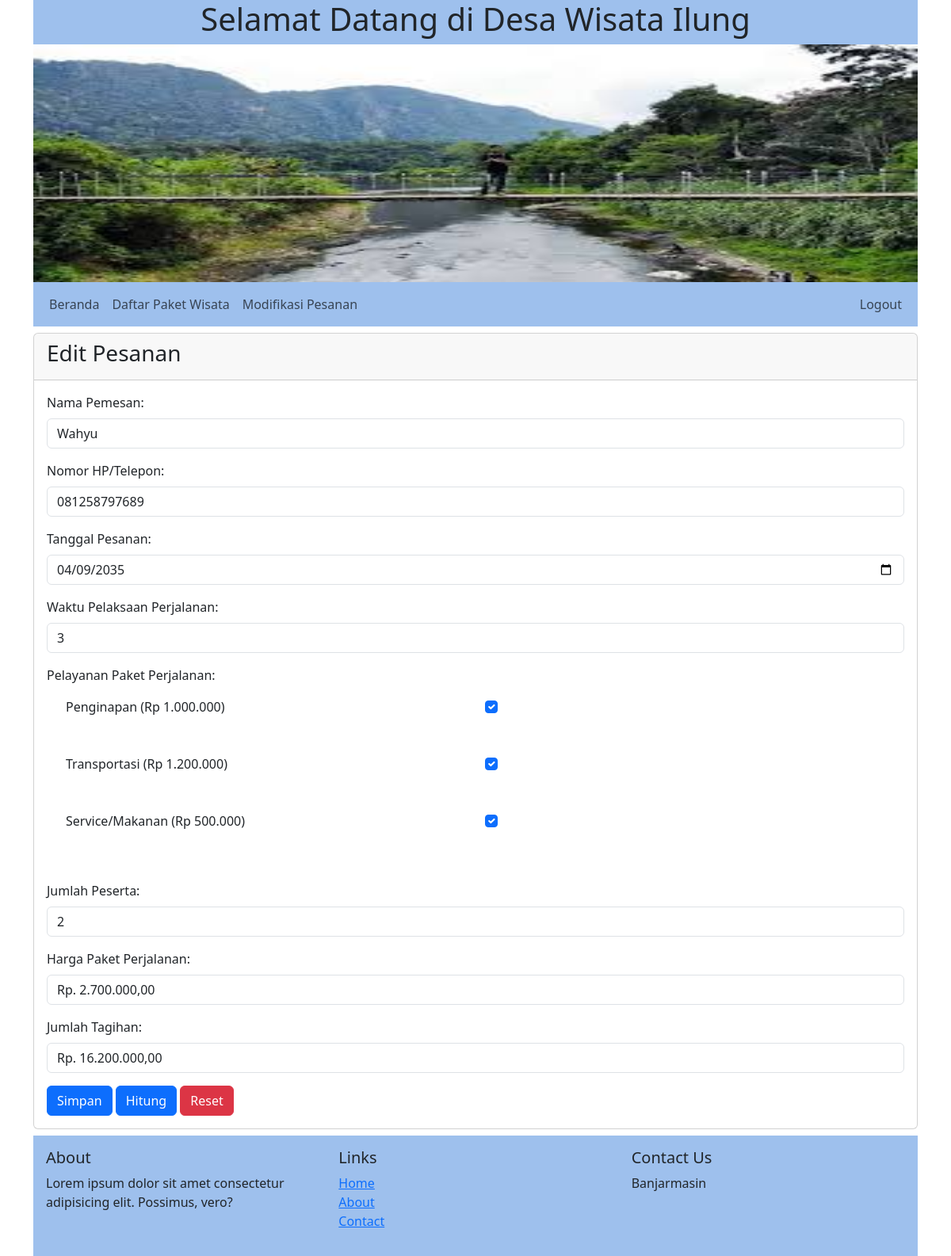
Screenshot of /editPesanan.php?id=1 (signed in) with the database file from the repository.
### tables this page shows
CREATE TABLE `pesanan` (
  `id` int NOT NULL,
  `nama_pemesan` varchar(100) NOT NULL,
  `no_hp` varchar(15) NOT NULL,
  `tanggal_pesanan` date NOT NULL,
  `jumlah_hari` int NOT NULL,
  `penginapan` enum('Y','N') NOT NULL,
  `transportasi` enum('Y','N') NOT NULL,
  `service` enum('Y','N') NOT NULL,
  `jumlah_peserta` int NOT NULL,
  `harga_paket` decimal(10,2) NOT NULL,
  `jumlah_tagihan` decimal(10,2) NOT NULL
);

### editPesanan.php (the view, shortened to what this page needs)
<?php
include 'db/koneksi.php';
$id = $_GET['id'];
$query = "SELECT * FROM pesanan WHERE id=$id";
$result = mysqli_query($conn, $query);
$data = mysqli_fetch_assoc($result);
?>
<!DOCTYPE html>
<html lang="en">
<head>
    <link rel="stylesheet" href="bootstrap/bootstrap-5.3.3-dist/css/bootstrap.min.css">
</head>
<body>
    <?php include 'layout/header.php'; ?>
    <div class="container mt-2">
        <div class="card">
            <div class="card-header">
                <h3>Edit Pesanan</h3>
            </div>
            <div class="card-body">
                <form id="pesananForm" action="script/edit.php" method="post">
                    <div class="mb-3">
                        <label for="namaPesanan" class="form-label">Nama Pemesan:</label>
                        <input type="text" name="namaPemesan" class="form-control" id="namaPesanan" value="<?php echo htmlspecialchars($data['nama_pemesan']); ?>" required>
                    </div>
                    <div class="mb-3">
                        <label for="noHp" class="form-label">Nomor HP/Telepon:</label>
                        <input type="number" name="noHp" class="form-control" id="noHp" value="<?php echo htmlspecialchars($data['no_hp']); ?>" required>
                    </div>
                    <div class="mb-3">
                        <label for="tanggalPesanan" class="form-label">Tanggal Pesanan:</label>
                        <input type="date" name="tanggalPesanan" class="form-control" id="tanggalPesanan" value="<?php echo htmlspecialchars($data['tanggal_pesanan']); ?>" required>
                    </div>
                    <div class="mb-3">
                        <label for="waktuPesanan" class="form-label">Waktu Pelaksaan Perjalanan:</label>
                        <input type="number" name="waktuPesanan" class="form-control" id="waktuPesanan" value="<?php echo htmlspecialchars($data['jumlah_hari']); ?>" required>
                    </div>
                    <div class="mb-3">
                        <p>Pelayanan Paket Perjalanan:</p>
                        <div class="row">
                            <div class="col-md-6">
                                <div class="form-check mb-5">
                                    <label class="form-check-label" for="penginapan">Penginapan (Rp 1.000.000)</label>
                                </div>
                            </div>
                            <div class="col-md-6">
                                <input class="form-check-input ml-3" type="checkbox" value="1000000" id="penginapan" name="hargaPenginapan" <?php echo $data['penginapan'] === 'Y' ? 'checked' : ''; ?>>
                            </div>
                        </div>
                        <div class="row">
                            <div class="col-md-6">
                                <div class="form-check mb-5">
                                    <label class="form-check-label" for="transportasi">Transportasi (Rp 1.200.000)</label>
                                </div>
                            </div>
                            <div class="col-md-6">
                                <input class="form-check-input ml-3" type="checkbox" value="1200000" id="transportasi" name="hargaTransportasi" <?php echo $data['transportasi'] === 'Y' ? 'checked' : ''; ?>>
                            </div>
                        </div>
                        <div class="row">
                            <div class="col-md-6">
                                <div class="form-check mb-5">
                                    <label class="form-check-label" for="service">Service/Makanan (Rp 500.000)</label>
                                </div>
                            </div>
                            <div class="col-md-6">
                                <input class="form-check-input ml-3" type="checkbox" value="500000" id="service" name="hargaService" <?php echo $data['service'] === 'Y' ? 'checked' : ''; ?>>
                            </div>
                        </div>
                    </div>
                    <div class="mb-3">
                        <label for="jumlahPeserta" class="form-label">Jumlah Peserta:</label>
                        <input type="text" name="jumlahPeserta" class="form-control" id="jumlahPeserta" value="<?php echo htmlspecialchars($data['jumlah_peserta']); ?>" required>
                    </div>
                    <div class="mb-3">
                        <label for="hPaket" class="form-label">Harga Paket Perjalanan:</label>
                        <input type="text" name="hPaket" class="form-control" id="hPaket" value="<?php echo 'Rp. ' . number_format($data['harga_paket'], 2, ',', '.'); ?>" readonly>
                    </div>
                    <div class="mb-3">
                        <label for="jTagihan" class="form-label">Jumlah Tagihan:</label>
                        <input type="text" name="jTagihan" class="form-control" id="jTagihan" value="<?php echo 'Rp. ' . number_format($data['jumlah_tagihan'], 2, ',', '.'); ?>" readonly>
                    </div>
                    <button type="submit" class="btn btn-primary">Simpan</button>
                    <button type="button" class="btn btn-primary" onclick="hitungTotal()">Hitung</button>
                    <button type="button" class="btn btn-danger" onclick="resetForm()">Reset</button>
                </form>
            </div>
        </div>
    </div>
    <?php include 'layout/footer.php'; ?>
</body>
</html>

### rows the page displays
pesanan: namaPemesan "Wahyu", noHp "081258797689", tanggalPesanan "04/09/2035", waktuPesanan "3", penginapan "☑", transportasi "☑", service "☑", jumlahPeserta "2", hPaket "Rp. 2.700.000,00", jTagihan "Rp. 16.200.000,00"

### other values shown
$title "Beranda"
$title "Daftar Paket Wisata"
$title "Modifikasi Pesanan"
